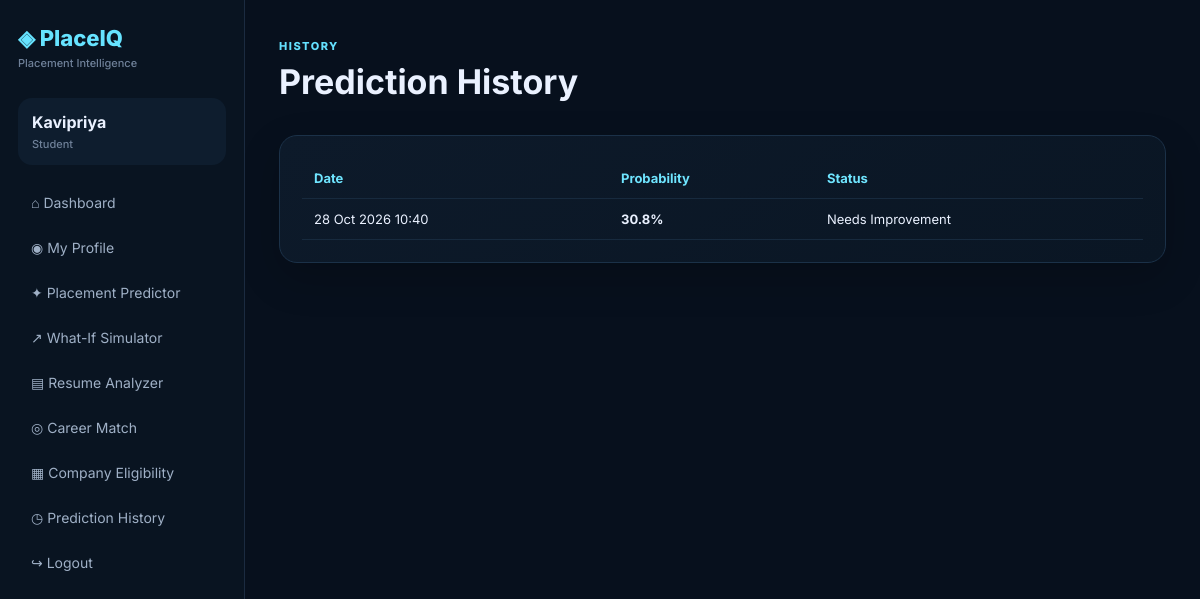
The app's page /history (signed in) with its own data.
### tables this page shows
CREATE TABLE predictions(id INTEGER PRIMARY KEY,user_id INTEGER,probability REAL,status TEXT,created TEXT);

### app.py (the view)
@app.route('/history')
@guard('student')
def history():
 c=db(); h=c.execute('SELECT * FROM predictions WHERE user_id=? ORDER BY id DESC',(session['uid'],)).fetchall(); c.close(); return render_template('history.html',h=h)

### app.py (called while the page is built)
def db(): c=sqlite3.connect(DB); c.row_factory=sqlite3.Row; return c

def guard(role=None):
 def d(fn):
  from functools import wraps
  @wraps(fn)
  def w(*a,**k):
   if not session.get('uid'): return redirect(url_for('login'))
   if role and session.get('role')!=role: return redirect(url_for('dashboard'))
   return fn(*a,**k)
  return w
 return d

### templates/history.html
{% extends 'base.html' %}{% block content %}<div class="top"><div><span class="eyebrow">HISTORY</span><h1>Prediction History</h1></div></div><div class="card tablewrap"><table><tr><th>Date</th><th>Probability</th><th>Status</th></tr>{% for x in h %}<tr><td>{{x.created}}</td><td><b>{{x.probability}}%</b></td><td>{{x.status}}</td></tr>{% else %}<tr><td colspan="3">No predictions yet.</td></tr>{% endfor %}</table></div>{% endblock %}

### static/style.css (style rules this page uses)
* { box-sizing:border-box }
body { margin:0;font-family:Inter,Arial,sans-serif;background:#07101d;color:#eaf1ff }
.top { display:flex;justify-content:space-between;align-items:center;margin-bottom:26px }
.top h1,.hero h1 { margin:7px 0;font-size:34px }
.eyebrow,.pill { font-size:11px;letter-spacing:1.5px;color:#64e1ff;font-weight:800 }
.card,.panel,.stat { background:linear-gradient(145deg,#0d1a2a,#0a1624);border:1px solid #1b3148;border-radius:18px;padding:22px;box-shadow:0 15px 40px #0003 }
.tablewrap { overflow:auto }
table { width:100%;border-collapse:collapse;font-size:13px }
th,td { padding:12px;border-bottom:1px solid #172a3e;text-align:left;white-space:nowrap }
th { color:#6fe5ff }

### records on screen
predictions: created "28 Oct 2026 10:40", probability "30.8", status "Needs Improvement"

### other values on screen
{{ session.name }} "Kavipriya"
{{ session.role|title }} "Student"
